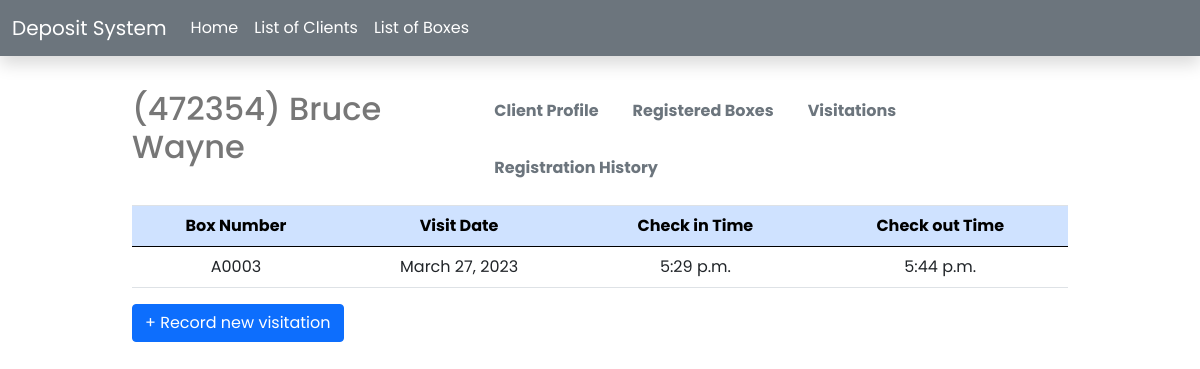
Page /clients/628b7fda-60e8-4641-9321-76d1278d684c/visitations/ on the earlier database version.
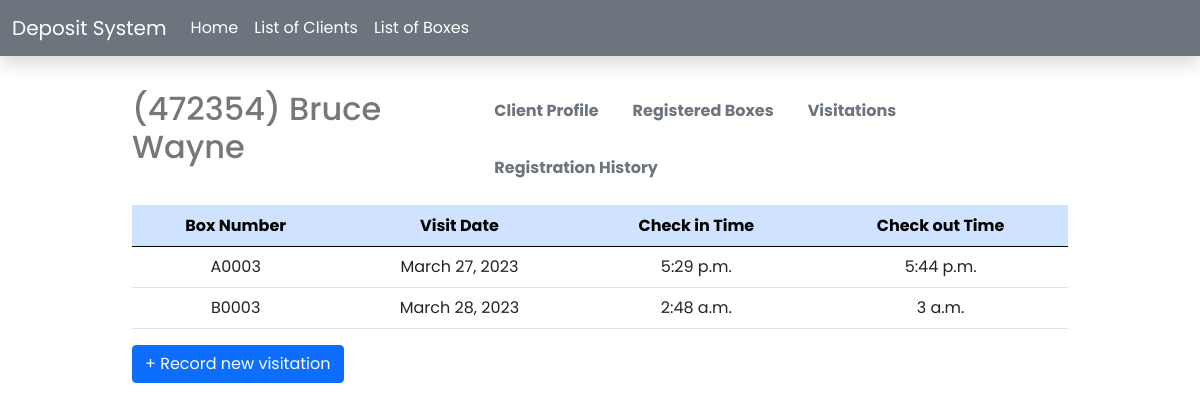
Same page on the later database version.
### main/models.py (models this page shows, shortened)
class Visitation(models.Model):
    id = models.UUIDField(primary_key=True, default=uuid.uuid4, editable=False)
    client = models.ForeignKey(Client, on_delete=models.CASCADE)
    box = models.ForeignKey(Box, on_delete=models.CASCADE)
    visit_date = models.DateField()
    check_in = models.TimeField()
    check_out = models.TimeField()

class Box(models.Model):
    id = models.UUIDField(primary_key=True, default=uuid.uuid4, editable=False)
    box_number = models.CharField(max_length=255)
    size = models.CharField(max_length=20)
    available = models.BooleanField()

### main/views.py (the view)
# urls.py: path('clients/<str:pk>/visitations/', views.visitations, name='visitations'),
def visitations(request, pk):
    client = Client.objects.get(pk=pk)
    visits = Visitation.objects.filter(client = client).order_by('visit_date')
    return render(request, 'clients/visitations.html', {
        'client': client,
        'visits': visits,
    })

### templates/clients/visitations.html (shortened to what this page needs)
{% extends 'home.html' %}
{% block content %}
{% include 'client-tabs.html' %}
<div class="reg-boxes">
    <table class='table text-center text-middle'>
        <thead>
            <tr class="table-primary">
                <th scope='col'>Box Number</th>
                <th scope='col'>Visit Date</th>
                <th scope='col'>Check in Time</th>
                <th scope='col'>Check out Time</th>
            </tr>
        </thead>
        <tbody>
            {% for v in visits %}
            <tr>
                <td scope='col'> {{v.box.box_number}} </td>
                <td scope='col'> {{v.visit_date}} </td>
                <td scope='col'> {{v.check_in}} </td>
                <td scope='col'> {{v.check_out}} </td>
            </tr>
            {% endfor %}
        </tbody>
    </table>
    <a href="{% url 'add-visitation' client.id  %}" class="btn btn-primary"> + Record new visitation </a>
</div>
{% endblock %}

Differences in the rows shown:
added Visitation: box.box_number "B0003", visit_date "March 28, 2023", check_in "2:48 a.m.", check_out "3 a.m."
